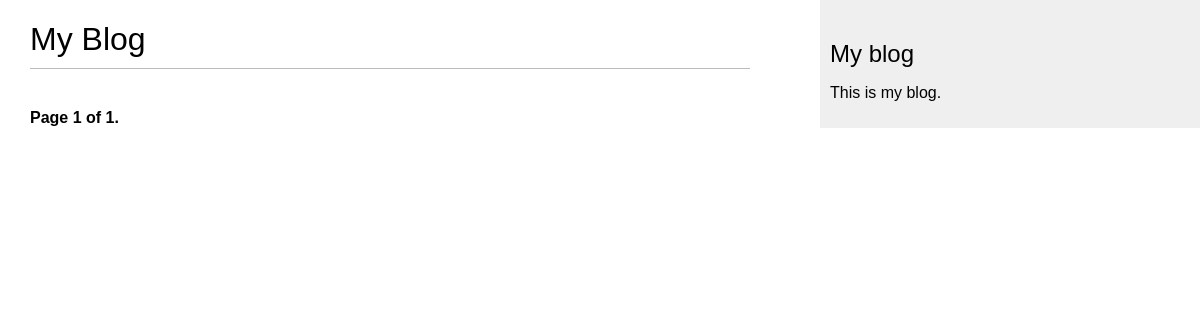
Before: /TD/ with the older database file.
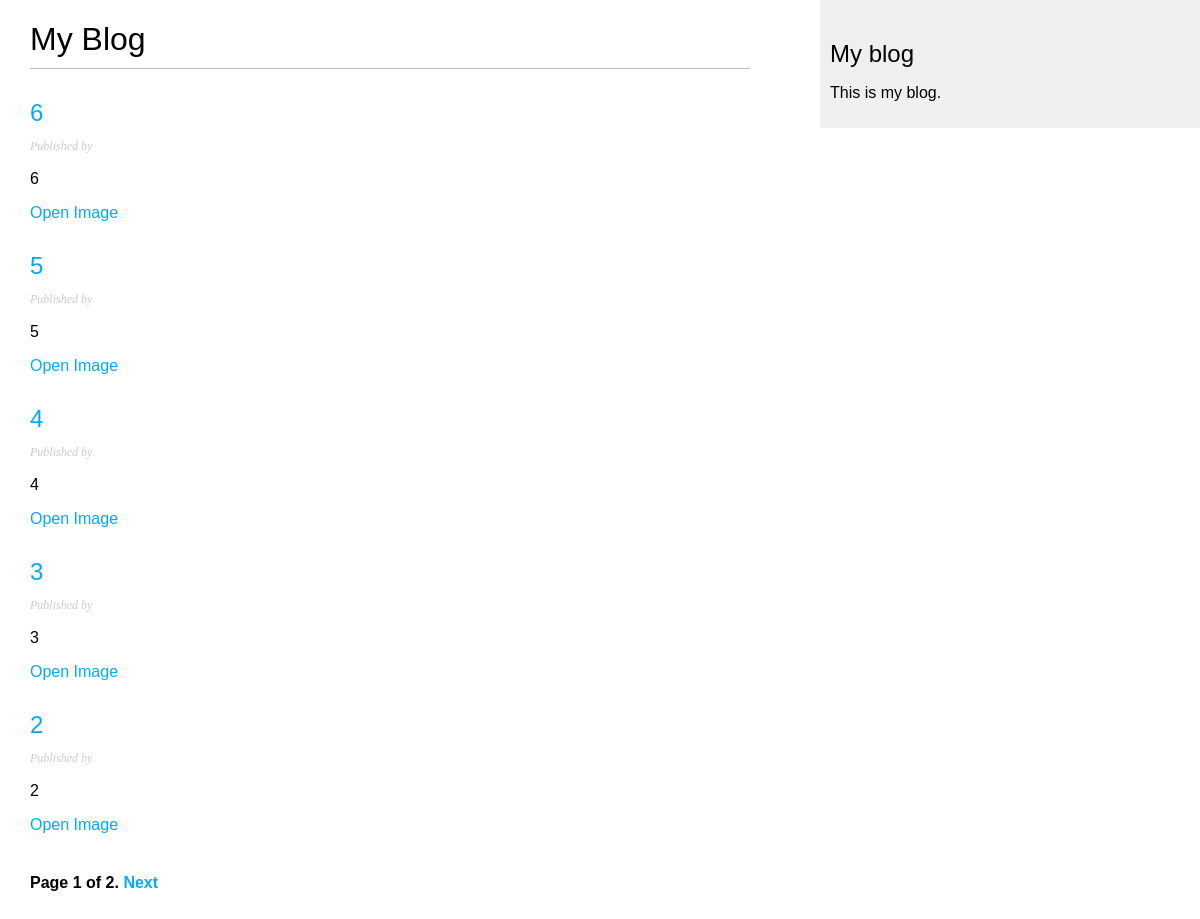
After: the same page with the newer database file.
### blog/models.py (models this page shows, shortened)
class TurnoverDocument(models.Model):
    class Status(models.TextChoices):
        DRAFT = 'DF', 'Draft'
        UNDER_REVIEW = 'UR', 'Under Review'
        APPROVED = 'A', 'Approved'
        REJECTED = 'R', 'Rejected'
        PUBLISHED = 'PB', 'Published'
    objects = models.Manager()
    published = PublishedManager()
    under_review = UnderReviewManager
    approved = ApprovedManager
    rejected = RejectedManager
    title = models.CharField(max_length=255)
    description = models.TextField(blank=True, null=True)
    author = models.ForeignKey(settings.AUTH_USER_MODEL, on_delete=models.CASCADE, related_name='document_post')
    created_at = models.DateTimeField(auto_now_add=True)
    updated_at = models.DateTimeField(auto_now=True)
    department = models.CharField(max_length=255)
    publish_by = models.DateTimeField(default=timezone.now)
    document_type = models.ForeignKey(document_types, on_delete=models.CASCADE)
    document_file = models.FileField(upload_to='blog/static/images/')
    slug = models.SlugField(max_length=250, unique_for_date='publish_by')
    status = models.CharField(
        max_length=2,
        choices=Status.choices,
        default=Status.DRAFT
    )
    class Meta:
        ordering = ['-publish_by']
        indexes = [models.Index(fields=['-publish_by'])]
    def filename(self):
        return 'images/' + os.path.basename(self.document_file.name)
    def get_absolute_url(self):
        return reverse('TD:TD_detail', args=[self.publish_by.year, self.publish_by.month, self.publish_by.day, self.slug])

### blog/views.py (the view)
# urls.py: path('', views.ListTD.as_view(), name='TD_list'),
class ListTD(ListView):
    queryset = TurnoverDocument.published.all()
    template_name = 'blog/TD/list.html'
    paginate_by = 5
    context_object_name = 'all_documents'

### templates/blog/TD/list.html (shortened to what this page needs)
{% extends "blog/base.html" %}
{% load static %}
{% block content %}
  <h1>My Blog</h1>
  {% for post in all_documents %}
    <h2>
        <a href="{{ post.get_absolute_url }}">
        {{ post.title }}
        </a>
    </h2>
    <p class="date">
      Published {{ post.publish }} by {{ post.auther }}
    </p>
    {{ post.description|truncatewords:30|linebreaks }}
     <a href="{% static post.filename %}" target="_blank">
            Open Image
     </a>
  {% endfor %}
  {% include "pagination.html" with page=page_obj %}
{% endblock %}

### templates/blog/base.html (shortened to what this page needs)
{% load static %}
<!DOCTYPE html>
<html>
<head>
  <link href="{% static "css/blog.css" %}" rel="stylesheet">
</head>
<body>
<div id="content">
    {% block content %}
    {% endblock %}
  </div>
  <div id="sidebar">
    <h2>My blog</h2>
    <p>This is my blog.</p>
  </div>
</body>
</html>

### templates/pagination.html (shortened to what this page needs)
<div class="pagination">
  <span class="step-links">
    <span class="current">
      Page {{ page.number }} of {{ page.paginator.num_pages }}.
    </span>
    {% if page.has_next %}
      <a href="?page={{ page.next_page_number }}">Next</a>
    {% endif %}
  </span>
</div>

### blog/static/css/blog.css (style rules this page uses)
body { margin:0; padding:0; font-family:helvetica, sans-serif; }
a { color:#00abff; text-decoration:none; }
h1 { font-weight:normal; border-bottom:1px solid #bbb; padding:0 0 10px 0; }
h2 { font-weight:normal; margin:30px 0 0; }
#content { float:left; width:60%; padding:0 0 0 30px; }
#sidebar { float:right; width:30%; padding:10px; background:#efefef; height:100%; }
p.date { color:#ccc; font-family: georgia, serif; font-size: 12px; font-style: italic; }
.pagination { margin:40px 0; font-weight:bold; }

Changed rows visible on the page:
added TurnoverDocument: title "6", description "6"
added TurnoverDocument: title "5", description "5"
added TurnoverDocument: title "4", description "4"
added TurnoverDocument: title "3", description "3"
added TurnoverDocument: title "2", description "2"
Other visible differences:
{{ page.paginator.num_pages }}: "1" → "2"
text now shown: "Next"
